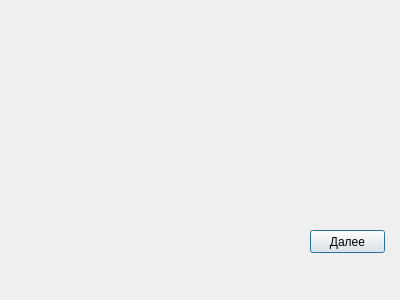
<?xml version="1.0" encoding="UTF-8"?>
<ui version="4.0">
 <class>result</class>
 <widget class="QDialog" name="result">
  <property name="geometry">
   <rect>
    <x>0</x>
    <y>0</y>
    <width>400</width>
    <height>300</height>
   </rect>
  </property>
  <property name="windowTitle">
   <string>Dialog</string>
  </property>
  <widget class="QPushButton" name="pushButton">
   <property name="geometry">
    <rect>
     <x>310</x>
     <y>230</y>
     <width>75</width>
     <height>23</height>
    </rect>
   </property>
   <property name="text">
    <string>Далее</string>
   </property>
  </widget>
 </widget>
 <resources/>
 <connections/>
</ui>
